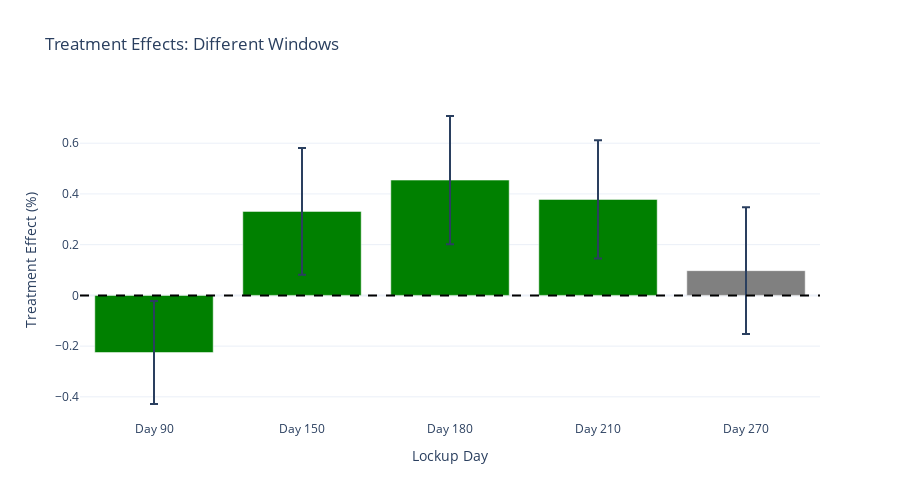

Here is the notebook cell this chart was saved with:
### Markdown cell above
### 1b. Different Lockup Windows

### Code cell
print("\n" + "="*80)
print("DIFFERENT LOCKUP WINDOWS")

windows = [90, 150, 180, 210, 270]
window_results = []

for window in windows:
    df_temp = df_clean.copy()
    df_temp['Post_Lockup'] = (df_temp['Days_Since_IPO'] > window).astype(int)
    
    result = run_twfe_did(df_temp, f"Day {window}")
    
    if result:
        window_results.append(result)
        sig = "✓" if result['significant'] else "✗"
        print(f"Day {window}: {result['coef']:+.4f}% (p={result['pval']:.4f}) {sig}")

# Visualize
if len(window_results) > 0:
    fig = go.Figure()
    
    x = [r['label'] for r in window_results]
    y = [r['coef'] for r in window_results]
    errors = [r['se']*1.96 for r in window_results]
    colors = ['green' if r['significant'] else 'gray' for r in window_results]
    
    fig.add_trace(go.Bar(
        x=x, y=y,
        error_y=dict(type='data', array=errors),
        marker_color=colors
    ))
    
    fig.add_hline(y=0, line_dash="dash", line_color="black")
    
    fig.update_layout(
        title='Treatment Effects: Different Windows',
        xaxis_title='Lockup Day',
        yaxis_title='Treatment Effect (%)',
        height=500,
        template='plotly_white'
    )
    
    fig.show()
    fig.write_image(f"{fig_output_dir}/03_treatment_effects_time_windows.png", scale=2)

### Figure 1 — Plotly figure (JSON) as saved in the notebook; plotly's stock layout.template omitted (floating-point values rounded to 4 significant figures)
{"data": [{"error_y": {"array": [0.2029, 0.2494, 0.2526, 0.2329, 0.2499], "type": "data"}, "marker": {"color": ["green", "green", "green", "green", "gray"]}, "type": "bar", "x": ["Day 90", "Day 150", "Day 180", "Day 210", "Day 270"], "y": [-0.2253, 0.3312, 0.4545, 0.3784, 0.09749]}], "layout": {"height": 500, "shapes": [{"line": {"color": "black", "dash": "dash"}, "type": "line", "x0": 0, "x1": 1, "xref": "x domain", "y0": 0, "y1": 0, "yref": "y"}], "title": {"text": "Treatment Effects: Different Windows"}, "xaxis": {"title": {"text": "Lockup Day"}}, "yaxis": {"title": {"text": "Treatment Effect (%)"}}}}
